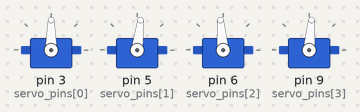
A sketch run on a simulated Arduino Uno, built with avr-gcc and run on an emulated ATmega328P. Shown: 4 × servo.

Above: at 1.05 s.
At 1.2 s:
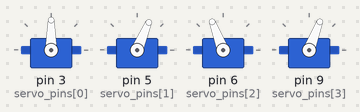
At 1.4 s:
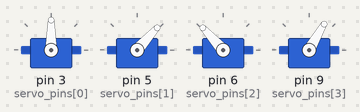
At 2.0 s:
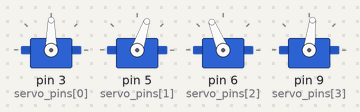
Timing chart, 0 to 4.5 s (numbered marks = the images above):
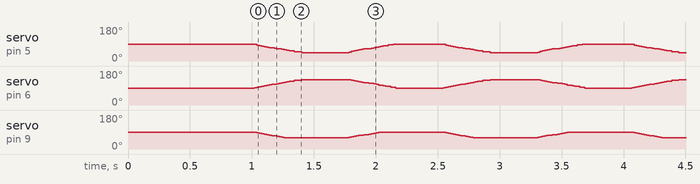

The sketch:

mrStabbyBotArm.ino
```cpp
#include <VarSpeedServo.h>

// Define the number of servos for the arm
#define ARM_SERVOS 4

// Create the servo objects.
VarSpeedServo arm_servos[ARM_SERVOS];

// Assign meaningful names to each servo for clarity
#define SHOULDER_PAN_SERVO arm_servos[0]
#define SHOULDER_TILT_SERVO arm_servos[1]
#define ELBOW_SERVO arm_servos[2]
#define WRIST_SERVO arm_servos[3]

// Define the pins for each servo
int servo_pins[ARM_SERVOS] = {3, 5, 6, 9};

const int desired_speed = 75;

void setup() {
  // Attach servos to digital pins
  for (int i = 0; i < ARM_SERVOS; i++) {
    arm_servos[i].attach(servo_pins[i]);
  }

  // Set initial positions for all servos
  SHOULDER_PAN_SERVO.write(90, desired_speed, true);
  SHOULDER_TILT_SERVO.write(90, desired_speed, true);
  ELBOW_SERVO.write(90, desired_speed, true);
  WRIST_SERVO.write(90, desired_speed, true);

  // Wait for servos to reach their initial positions
  delay(1000);
}

void loop() {
  // Perform a fluid stabbing motion
  performStabMotion();
}

void performStabMotion() {
  // A fluid, coordinated stabbing motion
  // Shoulder moves forward, elbow extends, wrist flexes
  SHOULDER_TILT_SERVO.write(45, desired_speed, false);
  ELBOW_SERVO.write(135, desired_speed, false);
  WRIST_SERVO.write(60, desired_speed, true);
  delay(500);

  // Retract the arm
  SHOULDER_TILT_SERVO.write(90, desired_speed, false);
  ELBOW_SERVO.write(90, desired_speed, false);
  WRIST_SERVO.write(90, desired_speed, true);
  delay(500);
}
```
